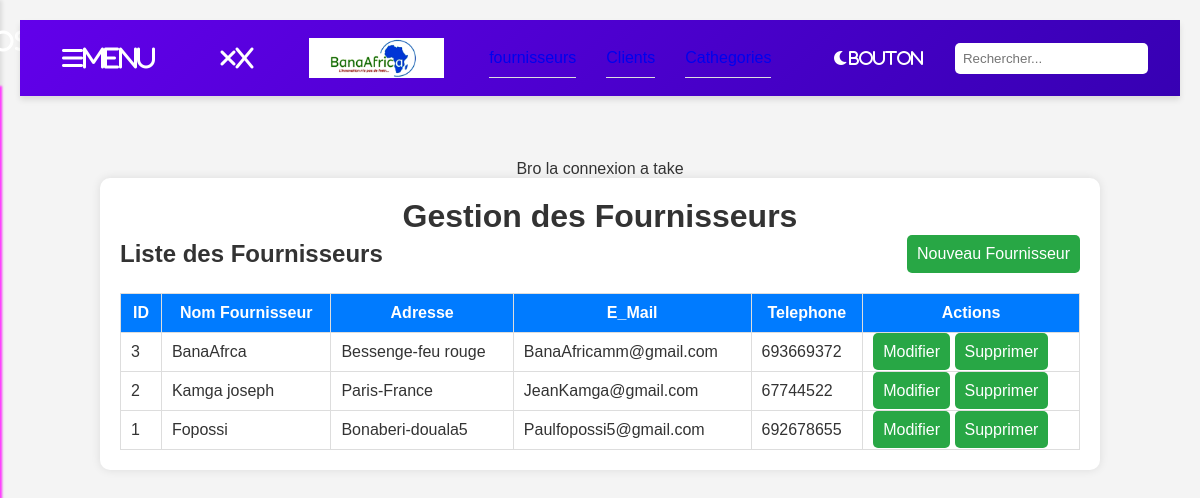
/Fournisseurs.php, run on the app's committed database.
### tables this page shows
CREATE TABLE IF NOT EXISTS `fournisseurs` (
  `id` int NOT NULL AUTO_INCREMENT,
  `Nom_Fournisseur` varchar(100) NOT NULL,
  `Adresse` varchar(100) NOT NULL,
  `E_Mail` varchar(100) NOT NULL,
  `tel_Fournisseurs` int NOT NULL,
  PRIMARY KEY (`id`)
);

### Fournisseurs.php (the view, shortened to what this page needs)
<?php
 require 'layout.php';
 include "Entreefunction.php"
?>
<!DOCTYPE html>
<html lang="en">
<head>
    <link rel="stylesheet" href="EntreeStyle.css">
</head>
<body>
    <div class="container">
        <h1>Gestion des Fournisseurs</h1>
        <div class="new-enter-and-back">
        <h2>Liste des Fournisseurs</h2>
            <a href="Fournisseurcrud/add-fournisseur.php" id="btnNewEntry">Nouveau Fournisseur</a>
        </div>
        <table>
            <thead>
                <tr>
                    <th>ID</th>
                    <th>Nom Fournisseur</th>
                    <th>Adresse</th>
                    <th>E_Mail</th>
                    <th>Telephone</th>
                    <th>Actions</th>
                </tr>
            </thead>
            <tbody id="productList">
                <?php
                    $allEnter = getAllItem("fournisseurs");
                    if(mysqli_num_rows($allEnter) > 0){
                        foreach($allEnter as $item){
                            ?>
                                <tr>
                                    <td><?php echo $item['id']; ?></td>
                                    <td><?php echo $item['Nom_Fournisseur']; ?></td>
                                    <td><?php echo $item['Adresse']; ?></td>
                                    <td><?php echo $item['E_Mail']; ?></td>
                                    <td><?php echo $item['tel_Fournisseurs']; ?></td>
                                    <td>
                                        <a href="Fournisseurcrud/update-fournisseur.php?id=<?= $item['id'] ?>" id="btnNewEntry">Modifier</a>
                                        <a href="Fournisseurcrud/delete-fournisseur.php?id=<?= $item['id'] ?>" id="btnNewEntry">Supprimer</a>
                                    </td>
                                </tr>
                            <?php
                        }
                    }
                ?>
            </tbody>
        </table>
    </div>
</body>
</html>

### front.css (style rules this page uses)
* { margin: 0; padding: 0; box-sizing: border-box; }
body { font-family: Arial, sans-serif; background-color: #f4f4f9; color: #333; transition: background-color 0.3s, color 0.3s; }

### Dash.css (style rules this page uses)
body { font-family: Arial, sans-serif; margin: 0; padding: 0; background-color: #f5f5f5; }

### EntreeStyle.css (style rules this page uses)
* { margin: 0; padding: 0; box-sizing: border-box; }
body { font-family: Arial, sans-serif; background-color: #f4f4f4; text-align: center; padding: 20px; }
.container { width: 90%; max-width: 1000px; margin: auto; background: white; padding: 20px; border-radius: 10px; box-shadow: 0 0 10px rgba(0, 0, 0, 0.1); }
a { text-decoration: none; }
h1 { color: #333; }
button, #btnNewEntry { background-color: #28a745; color: white; border: none; padding: 10px; cursor: pointer; border-radius: 5px; }
table, select { width: 100%; margin-top: 20px; border-collapse: collapse; }
th, td { padding: 10px; border: 1px solid #ddd; }
th { background-color: #007bff; color: white; }
.new-enter-and-back { display: flex; justify-content: space-between; align-items: center; }

### data on the page
fournisseurs: id "3", Nom_Fournisseur "BanaAfrca", Adresse "Bessenge-feu rouge", E_Mail "BanaAfricamm@gmail.com", tel_Fournisseurs "693669372"
fournisseurs: id "2", Nom_Fournisseur "Kamga joseph", Adresse "Paris-France", E_Mail "JeanKamga@gmail.com", tel_Fournisseurs "67744522"
fournisseurs: id "1", Nom_Fournisseur "Fopossi", Adresse "Bonaberi-douala5", E_Mail "Paulfopossi5@gmail.com", tel_Fournisseurs "692678655"
